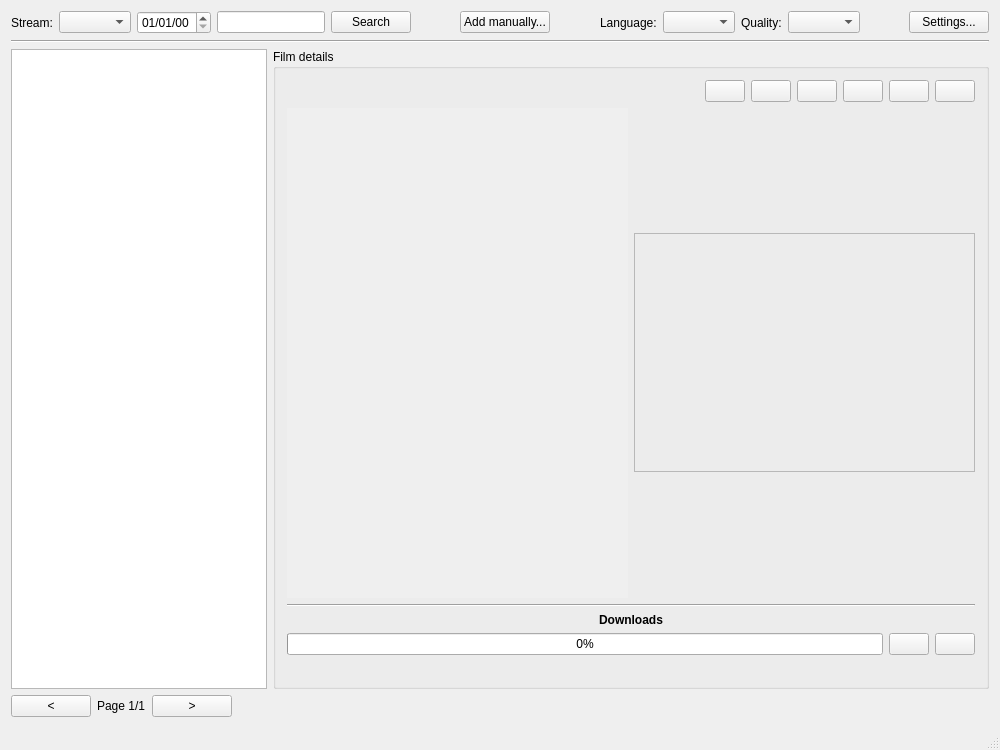
<?xml version="1.0" encoding="UTF-8"?>
<ui version="4.0">
 <class>MainWindow</class>
 <widget class="QMainWindow" name="MainWindow">
  <property name="geometry">
   <rect>
    <x>0</x>
    <y>0</y>
    <width>1000</width>
    <height>750</height>
   </rect>
  </property>
  <property name="minimumSize">
   <size>
    <width>600</width>
    <height>500</height>
   </size>
  </property>
  <property name="windowTitle">
   <string>Arte Fetcher</string>
  </property>
  <property name="windowIcon">
   <iconset resource="resources.qrc">
    <normaloff>:/img/icon</normaloff>:/img/icon</iconset>
  </property>
  <widget class="QWidget" name="centralWidget">
   <layout class="QVBoxLayout" name="verticalLayout">
    <item>
     <layout class="QHBoxLayout" name="horizontalLayout">
      <item>
       <widget class="QLabel" name="label_3">
        <property name="text">
         <string>Stream:</string>
        </property>
       </widget>
      </item>
      <item>
       <widget class="QComboBox" name="streamComboBox"/>
      </item>
      <item>
       <widget class="QDateEdit" name="dateEdit">
        <property name="displayFormat">
         <string>dd/MM/yy</string>
        </property>
       </widget>
      </item>
      <item>
       <widget class="QLineEdit" name="searchEdit"/>
      </item>
      <item>
       <widget class="QPushButton" name="searchButton">
        <property name="text">
         <string>Search</string>
        </property>
       </widget>
      </item>
      <item>
       <spacer name="horizontalSpacer_4">
        <property name="orientation">
         <enum>Qt::Horizontal</enum>
        </property>
        <property name="sizeHint" stdset="0">
         <size>
          <width>40</width>
          <height>20</height>
         </size>
        </property>
       </spacer>
      </item>
      <item>
       <widget class="QPushButton" name="manualAddButton">
        <property name="text">
         <string>Add manually...</string>
        </property>
       </widget>
      </item>
      <item>
       <spacer name="horizontalSpacer">
        <property name="orientation">
         <enum>Qt::Horizontal</enum>
        </property>
        <property name="sizeHint" stdset="0">
         <size>
          <width>40</width>
          <height>20</height>
         </size>
        </property>
       </spacer>
      </item>
      <item>
       <widget class="QLabel" name="label">
        <property name="text">
         <string>Language:</string>
        </property>
       </widget>
      </item>
      <item>
       <widget class="QComboBox" name="languageComboBox"/>
      </item>
      <item>
       <widget class="QLabel" name="qualityLabel">
        <property name="text">
         <string>Quality:</string>
        </property>
       </widget>
      </item>
      <item>
       <widget class="QComboBox" name="qualityComboBox">
        <property name="toolTip">
         <string>&lt;p&gt;HQ: smallest quality - 800 (720 x 406)&lt;/p&gt;&lt;p&gt;EQ: intermediate quality - 1500 (1280 x 720)&lt;/p&gt;&lt;p&gt;SQ: top quality - 2200 (1280 x 720)&lt;/p&gt;</string>
        </property>
       </widget>
      </item>
      <item>
       <spacer name="horizontalSpacer_3">
        <property name="orientation">
         <enum>Qt::Horizontal</enum>
        </property>
        <property name="sizeHint" stdset="0">
         <size>
          <width>40</width>
          <height>20</height>
         </size>
        </property>
       </spacer>
      </item>
      <item>
       <widget class="QPushButton" name="settingsButton">
        <property name="text">
         <string>Settings...</string>
        </property>
       </widget>
      </item>
     </layout>
    </item>
    <item>
     <widget class="Line" name="line">
      <property name="orientation">
       <enum>Qt::Horizontal</enum>
      </property>
     </widget>
    </item>
    <item>
     <layout class="QGridLayout" name="gridLayout">
      <item row="1" column="1">
       <widget class="QLabel" name="pageLabel">
        <property name="text">
         <string>Page 1/1</string>
        </property>
       </widget>
      </item>
      <item row="0" column="4">
       <widget class="QGroupBox" name="detailsGroupBox">
        <property name="sizePolicy">
         <sizepolicy hsizetype="MinimumExpanding" vsizetype="MinimumExpanding">
          <horstretch>0</horstretch>
          <verstretch>0</verstretch>
         </sizepolicy>
        </property>
        <property name="title">
         <string>Film details</string>
        </property>
        <layout class="QVBoxLayout" name="verticalLayout_2">
         <item>
          <layout class="QHBoxLayout" name="horizontalLayout_4">
           <item>
            <widget class="QLabel" name="extractIconLabel">
             <property name="text">
              <string/>
             </property>
             <property name="pixmap">
              <pixmap resource="resources.qrc">:/img/locked</pixmap>
             </property>
            </widget>
           </item>
           <item>
            <widget class="QLabel" name="countryYearDurationlabel">
             <property name="text">
              <string/>
             </property>
            </widget>
           </item>
           <item>
            <spacer name="horizontalSpacer_2">
             <property name="orientation">
              <enum>Qt::Horizontal</enum>
             </property>
             <property name="sizeHint" stdset="0">
              <size>
               <width>40</width>
               <height>20</height>
              </size>
             </property>
            </spacer>
           </item>
           <item>
            <widget class="QPushButton" name="cancelSelectedFilmButton">
             <property name="toolTip">
              <string>Cancel the download of the selected film</string>
             </property>
             <property name="text">
              <string/>
             </property>
             <property name="icon">
              <iconset resource="resources.qrc">
               <normaloff>:/img/cancelled</normaloff>:/img/cancelled</iconset>
             </property>
            </widget>
           </item>
           <item>
            <widget class="QPushButton" name="openDirectoryButton">
             <property name="toolTip">
              <string>Open the directory containing the video</string>
             </property>
             <property name="text">
              <string/>
             </property>
             <property name="icon">
              <iconset resource="resources.qrc">
               <normaloff>:/img/directory</normaloff>:/img/directory</iconset>
             </property>
            </widget>
           </item>
           <item>
            <widget class="QPushButton" name="playButton">
             <property name="toolTip">
              <string>Play the video</string>
             </property>
             <property name="text">
              <string/>
             </property>
             <property name="icon">
              <iconset resource="resources.qrc">
               <normaloff>:/img/play</normaloff>:/img/play</iconset>
             </property>
            </widget>
           </item>
           <item>
            <widget class="QPushButton" name="downloadButton">
             <property name="toolTip">
              <string>Download this video</string>
             </property>
             <property name="icon">
              <iconset resource="resources.qrc">
               <normaloff>:/img/download</normaloff>:/img/download</iconset>
             </property>
            </widget>
           </item>
           <item>
            <widget class="QPushButton" name="reloadFilmButton">
             <property name="toolTip">
              <string>Refresh the video information</string>
             </property>
             <property name="icon">
              <iconset resource="resources.qrc">
               <normaloff>:/img/refresh</normaloff>:/img/refresh</iconset>
             </property>
            </widget>
           </item>
           <item>
            <widget class="QPushButton" name="webPageButton">
             <property name="toolTip">
              <string>Open the video page in an external browser</string>
             </property>
             <property name="icon">
              <iconset resource="resources.qrc">
               <normaloff>:/img/web</normaloff>:/img/web</iconset>
             </property>
            </widget>
           </item>
          </layout>
         </item>
         <item>
          <layout class="QHBoxLayout" name="horizontalLayout_5">
           <item>
            <widget class="QScrollArea" name="scrollArea">
             <property name="frameShape">
              <enum>QFrame::NoFrame</enum>
             </property>
             <property name="frameShadow">
              <enum>QFrame::Plain</enum>
             </property>
             <property name="horizontalScrollBarPolicy">
              <enum>Qt::ScrollBarAlwaysOff</enum>
             </property>
             <property name="widgetResizable">
              <bool>true</bool>
             </property>
             <widget class="QWidget" name="scrollAreaWidgetContents">
              <property name="geometry">
               <rect>
                <x>0</x>
                <y>0</y>
                <width>355</width>
                <height>515</height>
               </rect>
              </property>
              <layout class="QVBoxLayout" name="verticalLayout_3">
               <item>
                <widget class="QLabel" name="summaryLabel">
                 <property name="minimumSize">
                  <size>
                   <width>160</width>
                   <height>0</height>
                  </size>
                 </property>
                 <property name="text">
                  <string/>
                 </property>
                 <property name="wordWrap">
                  <bool>true</bool>
                 </property>
                 <property name="textInteractionFlags">
                  <set>Qt::LinksAccessibleByMouse|Qt::TextSelectableByMouse</set>
                 </property>
                </widget>
               </item>
              </layout>
             </widget>
            </widget>
           </item>
           <item>
            <widget class="QLabel" name="previewLabel">
             <property name="sizePolicy">
              <sizepolicy hsizetype="MinimumExpanding" vsizetype="MinimumExpanding">
               <horstretch>0</horstretch>
               <verstretch>0</verstretch>
              </sizepolicy>
             </property>
             <property name="maximumSize">
              <size>
               <width>639</width>
               <height>239</height>
              </size>
             </property>
             <property name="frameShape">
              <enum>QFrame::StyledPanel</enum>
             </property>
             <property name="text">
              <string/>
             </property>
             <property name="scaledContents">
              <bool>false</bool>
             </property>
            </widget>
           </item>
          </layout>
         </item>
         <item>
          <widget class="Line" name="downloadSeparatorLine">
           <property name="orientation">
            <enum>Qt::Horizontal</enum>
           </property>
          </widget>
         </item>
         <item>
          <widget class="QLabel" name="downloadTitleLabel">
           <property name="font">
            <font>
             <weight>75</weight>
             <bold>true</bold>
            </font>
           </property>
           <property name="text">
            <string>Downloads</string>
           </property>
           <property name="alignment">
            <set>Qt::AlignCenter</set>
           </property>
          </widget>
         </item>
         <item>
          <layout class="QHBoxLayout" name="horizontalLayout_2">
           <item>
            <widget class="QProgressBar" name="progressBar">
             <property name="value">
              <number>0</number>
             </property>
            </widget>
           </item>
           <item>
            <widget class="QPushButton" name="pauseButton">
             <property name="toolTip">
              <string>Pause all downloads</string>
             </property>
             <property name="icon">
              <iconset resource="resources.qrc">
               <normaloff>:/img/pause</normaloff>:/img/pause</iconset>
             </property>
            </widget>
           </item>
           <item>
            <widget class="QPushButton" name="cancelProgressingDownloadButton">
             <property name="toolTip">
              <string>Cancel the download in progress</string>
             </property>
             <property name="icon">
              <iconset resource="resources.qrc">
               <normaloff>:/img/cancelled</normaloff>:/img/cancelled</iconset>
             </property>
            </widget>
           </item>
          </layout>
         </item>
         <item>
          <widget class="QLabel" name="downloadLabel">
           <property name="text">
            <string/>
           </property>
          </widget>
         </item>
        </layout>
       </widget>
      </item>
      <item row="1" column="0">
       <widget class="QPushButton" name="leftPageButton">
        <property name="text">
         <string>&lt;</string>
        </property>
       </widget>
      </item>
      <item row="1" column="2">
       <widget class="QPushButton" name="rightPageButton">
        <property name="text">
         <string>&gt;</string>
        </property>
       </widget>
      </item>
      <item row="0" column="0" colspan="4">
       <widget class="QTableWidget" name="tableWidget">
        <property name="horizontalScrollBarPolicy">
         <enum>Qt::ScrollBarAlwaysOff</enum>
        </property>
        <property name="editTriggers">
         <set>QAbstractItemView::DoubleClicked</set>
        </property>
        <property name="selectionMode">
         <enum>QAbstractItemView::SingleSelection</enum>
        </property>
        <property name="selectionBehavior">
         <enum>QAbstractItemView::SelectRows</enum>
        </property>
        <property name="showGrid">
         <bool>false</bool>
        </property>
        <property name="gridStyle">
         <enum>Qt::NoPen</enum>
        </property>
        <attribute name="verticalHeaderVisible">
         <bool>false</bool>
        </attribute>
       </widget>
      </item>
     </layout>
    </item>
   </layout>
  </widget>
  <widget class="QStatusBar" name="statusBar"/>
 </widget>
 <layoutdefault spacing="6" margin="11"/>
 <resources>
  <include location="resources.qrc"/>
 </resources>
 <connections>
  <connection>
   <sender>searchEdit</sender>
   <signal>returnPressed()</signal>
   <receiver>searchButton</receiver>
   <slot>click()</slot>
   <hints>
    <hint type="sourcelabel">
     <x>286</x>
     <y>11</y>
    </hint>
    <hint type="destinationlabel">
     <x>376</x>
     <y>13</y>
    </hint>
   </hints>
  </connection>
 </connections>
</ui>
